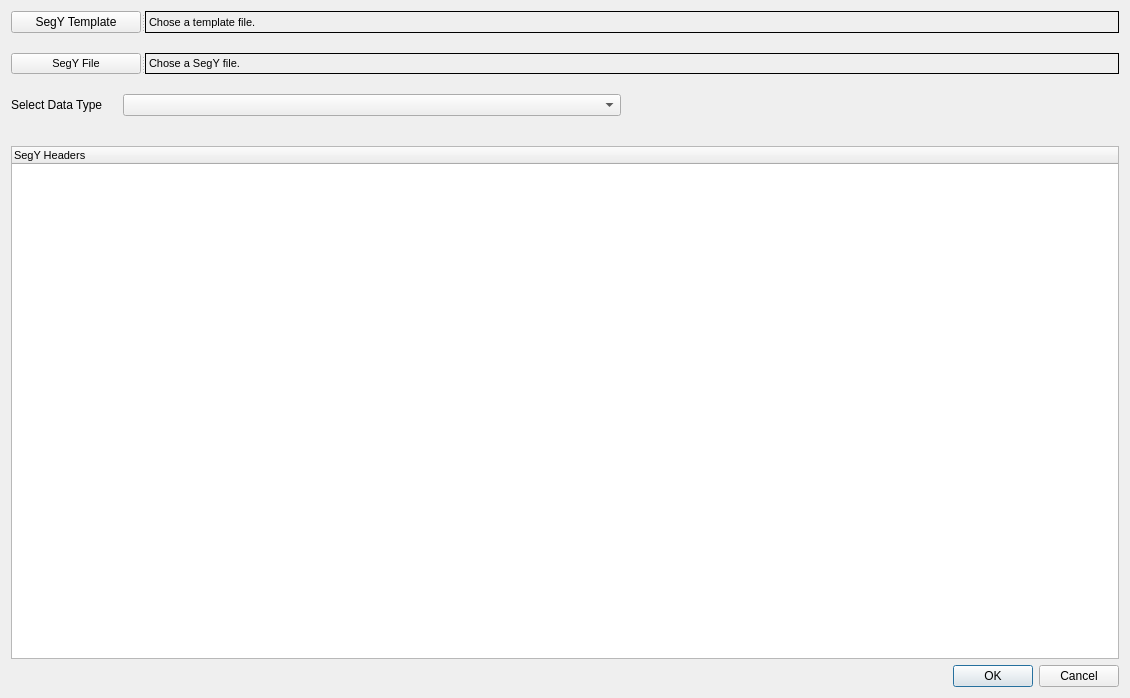
<?xml version="1.0" encoding="UTF-8"?>
<ui version="4.0">
 <class>CSegYDlg</class>
 <widget class="QDialog" name="CSegYDlg">
  <property name="geometry">
   <rect>
    <x>0</x>
    <y>0</y>
    <width>1130</width>
    <height>698</height>
   </rect>
  </property>
  <property name="sizePolicy">
   <sizepolicy hsizetype="Preferred" vsizetype="Preferred">
    <horstretch>0</horstretch>
    <verstretch>0</verstretch>
   </sizepolicy>
  </property>
  <property name="windowTitle">
   <string>Load Seg-Y data</string>
  </property>
  <property name="modal">
   <bool>false</bool>
  </property>
  <layout class="QVBoxLayout" name="verticalLayout_2">
   <item>
    <layout class="QVBoxLayout" name="verticalLayout">
     <property name="spacing">
      <number>20</number>
     </property>
     <item>
      <widget class="QSplitter" name="splitter">
       <property name="minimumSize">
        <size>
         <width>0</width>
         <height>10</height>
        </size>
       </property>
       <property name="font">
        <font>
         <family>Arial</family>
        </font>
       </property>
       <property name="orientation">
        <enum>Qt::Horizontal</enum>
       </property>
       <widget class="QPushButton" name="pshBtnTmplBrowse">
        <property name="minimumSize">
         <size>
          <width>0</width>
          <height>20</height>
         </size>
        </property>
        <property name="maximumSize">
         <size>
          <width>130</width>
          <height>35</height>
         </size>
        </property>
        <property name="font">
         <font>
          <family>MS Shell Dlg 2</family>
         </font>
        </property>
        <property name="text">
         <string>SegY Template</string>
        </property>
       </widget>
       <widget class="QLabel" name="lblTemplateFileName">
        <property name="minimumSize">
         <size>
          <width>0</width>
          <height>15</height>
         </size>
        </property>
        <property name="maximumSize">
         <size>
          <width>16777215</width>
          <height>35</height>
         </size>
        </property>
        <property name="font">
         <font>
          <family>MS Shell Dlg 2</family>
          <pointsize>8</pointsize>
          <kerning>false</kerning>
         </font>
        </property>
        <property name="autoFillBackground">
         <bool>true</bool>
        </property>
        <property name="frameShape">
         <enum>QFrame::Panel</enum>
        </property>
        <property name="text">
         <string>Chose a template file.</string>
        </property>
       </widget>
      </widget>
     </item>
     <item>
      <widget class="QSplitter" name="splitter_2">
       <property name="minimumSize">
        <size>
         <width>0</width>
         <height>10</height>
        </size>
       </property>
       <property name="font">
        <font>
         <family>Arial</family>
        </font>
       </property>
       <property name="orientation">
        <enum>Qt::Horizontal</enum>
       </property>
       <widget class="QPushButton" name="pshBtnSegYBrowse">
        <property name="minimumSize">
         <size>
          <width>0</width>
          <height>20</height>
         </size>
        </property>
        <property name="maximumSize">
         <size>
          <width>130</width>
          <height>35</height>
         </size>
        </property>
        <property name="font">
         <font>
          <family>MS Shell Dlg 2</family>
          <pointsize>8</pointsize>
         </font>
        </property>
        <property name="text">
         <string>SegY File</string>
        </property>
       </widget>
       <widget class="QLabel" name="lblSegYFileName">
        <property name="minimumSize">
         <size>
          <width>0</width>
          <height>20</height>
         </size>
        </property>
        <property name="maximumSize">
         <size>
          <width>16777215</width>
          <height>35</height>
         </size>
        </property>
        <property name="font">
         <font>
          <family>MS Shell Dlg 2</family>
          <pointsize>8</pointsize>
          <kerning>false</kerning>
         </font>
        </property>
        <property name="autoFillBackground">
         <bool>true</bool>
        </property>
        <property name="frameShape">
         <enum>QFrame::Panel</enum>
        </property>
        <property name="text">
         <string>Chose a SegY file.</string>
        </property>
       </widget>
      </widget>
     </item>
     <item>
      <layout class="QHBoxLayout" name="horizontalLayout">
       <property name="bottomMargin">
        <number>10</number>
       </property>
       <item>
        <widget class="QLabel" name="lbl_SelectDataType">
         <property name="sizePolicy">
          <sizepolicy hsizetype="Preferred" vsizetype="Preferred">
           <horstretch>0</horstretch>
           <verstretch>0</verstretch>
          </sizepolicy>
         </property>
         <property name="text">
          <string>Select Data Type</string>
         </property>
        </widget>
       </item>
       <item>
        <widget class="QComboBox" name="cmbBxDataType">
         <property name="sizePolicy">
          <sizepolicy hsizetype="MinimumExpanding" vsizetype="Fixed">
           <horstretch>0</horstretch>
           <verstretch>0</verstretch>
          </sizepolicy>
         </property>
         <property name="font">
          <font>
           <pointsize>8</pointsize>
          </font>
         </property>
         <property name="frame">
          <bool>true</bool>
         </property>
        </widget>
       </item>
       <item>
        <spacer name="horizontalSpacer">
         <property name="orientation">
          <enum>Qt::Horizontal</enum>
         </property>
         <property name="sizeHint" stdset="0">
          <size>
           <width>40</width>
           <height>20</height>
          </size>
         </property>
        </spacer>
       </item>
      </layout>
     </item>
     <item>
      <widget class="QSplitter" name="splitter_3">
       <property name="minimumSize">
        <size>
         <width>0</width>
         <height>10</height>
        </size>
       </property>
       <property name="font">
        <font>
         <family>Arial</family>
        </font>
       </property>
       <property name="orientation">
        <enum>Qt::Vertical</enum>
       </property>
       <widget class="QTreeWidget" name="treeWdgtSegYHdrs">
        <property name="font">
         <font>
          <family>MS Shell Dlg 2</family>
          <pointsize>8</pointsize>
         </font>
        </property>
        <column>
         <property name="text">
          <string notr="true">SegY Headers</string>
         </property>
        </column>
       </widget>
      </widget>
     </item>
    </layout>
   </item>
   <item>
    <widget class="QDialogButtonBox" name="buttonBox">
     <property name="minimumSize">
      <size>
       <width>0</width>
       <height>20</height>
      </size>
     </property>
     <property name="font">
      <font>
       <family>Arial</family>
      </font>
     </property>
     <property name="orientation">
      <enum>Qt::Horizontal</enum>
     </property>
     <property name="standardButtons">
      <set>QDialogButtonBox::Cancel|QDialogButtonBox::Ok</set>
     </property>
    </widget>
   </item>
  </layout>
 </widget>
 <resources/>
 <connections>
  <connection>
   <sender>buttonBox</sender>
   <signal>accepted()</signal>
   <receiver>CSegYDlg</receiver>
   <slot>accept()</slot>
   <hints>
    <hint type="sourcelabel">
     <x>630</x>
     <y>494</y>
    </hint>
    <hint type="destinationlabel">
     <x>157</x>
     <y>274</y>
    </hint>
   </hints>
  </connection>
  <connection>
   <sender>buttonBox</sender>
   <signal>rejected()</signal>
   <receiver>CSegYDlg</receiver>
   <slot>reject()</slot>
   <hints>
    <hint type="sourcelabel">
     <x>630</x>
     <y>500</y>
    </hint>
    <hint type="destinationlabel">
     <x>286</x>
     <y>274</y>
    </hint>
   </hints>
  </connection>
 </connections>
</ui>
